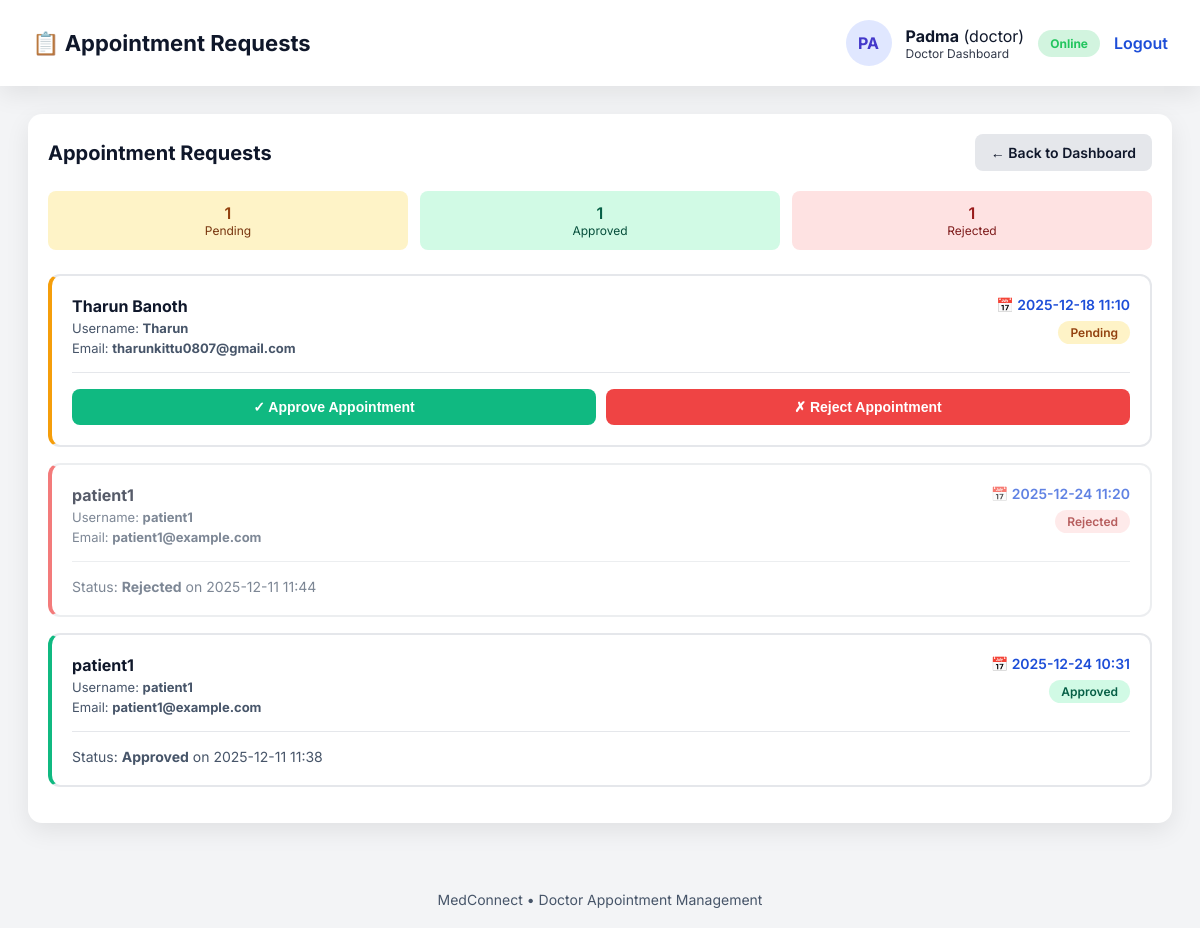
/doctor_appointments (signed in), run on an earlier commit of the app's database.
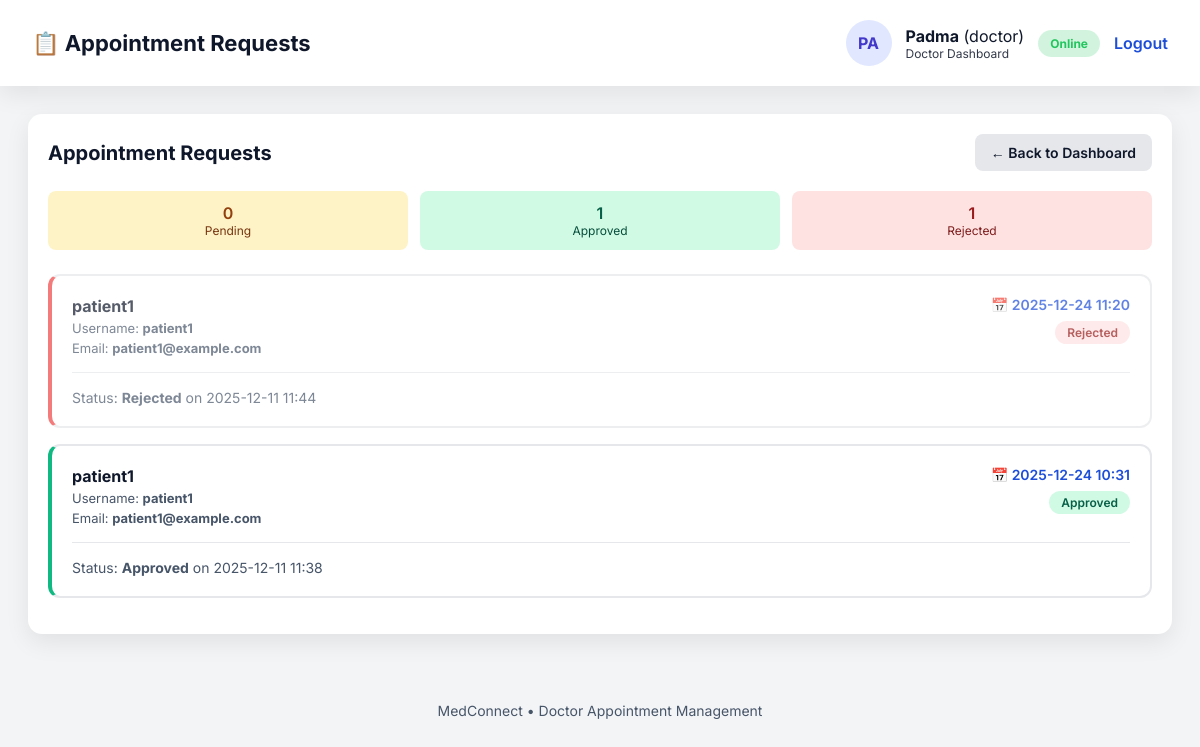
And on a later commit of the database.
### tables this page shows
CREATE TABLE users (
    id INTEGER PRIMARY KEY AUTOINCREMENT,
    username TEXT UNIQUE NOT NULL,
    password_hash TEXT NOT NULL,
    role TEXT CHECK (role IN ('admin','doctor','patient')) NOT NULL,
    email TEXT,
    first_name TEXT,
    last_name TEXT,
    is_verified INTEGER DEFAULT 0
);

CREATE TABLE appointments (
    id INTEGER PRIMARY KEY AUTOINCREMENT,
    patient_id INTEGER NOT NULL,
    doctor_id INTEGER NOT NULL,
    scheduled_at TEXT NOT NULL,
    reason TEXT,
    status TEXT DEFAULT 'pending',
    created_at TEXT NOT NULL,
    FOREIGN KEY (patient_id) REFERENCES users(id),
    FOREIGN KEY (doctor_id) REFERENCES users(id)
);

### app.py (the view)
@app.route("/doctor_appointments")
@require_role("doctor")
def doctor_appointments():
    user = session.get("user")
    doctor_id = _get_user_id(user["username"])
    conn = get_db()
    appointments = conn.execute(
        """SELECT a.id, a.patient_id, a.scheduled_at, a.reason, a.status, a.created_at,
                  u.username, u.first_name, u.last_name, u.email
           FROM appointments a
           JOIN users u ON a.patient_id = u.id
           WHERE a.doctor_id = ?
           ORDER BY a.created_at DESC""",
        (doctor_id,)
    ).fetchall()
    appointment_list = [
        {
            "id": a["id"],
            "patient_id": a["patient_id"],
            "patient_username": a["username"],
            "patient_name": f"{a['first_name']} {a['last_name']}" if a['first_name'] and a['last_name'] else a["username"],
            "patient_email": a["email"],
            "scheduled_at": a["scheduled_at"],
            "reason": a["reason"],
            "status": a["status"],
            "created_at": a["created_at"],
        }
        for a in appointments
    ]
    log_action(user["username"], user["role"], "view_appointments", request.path)
    return render_template("doctor_appointments.html", user=user, appointments=appointment_list)

### app.py (called while the page is built)
def get_db() -> sqlite3.Connection:
    if "db" not in g:
        g.db = sqlite3.connect(app.config["DATABASE"])
        g.db.row_factory = sqlite3.Row
    return g.db

def log_action(user: str, role: str, action: str, endpoint: str) -> None:
    conn = get_db()
    ts = datetime.now(timezone.utc).isoformat()
    conn.execute(
        "INSERT INTO logs (timestamp, user, role, action, endpoint) VALUES (?, ?, ?, ?, ?)",
        (ts, user, role, action, endpoint),
    )
    conn.commit()

def require_role(role: str):
    def wrapper(view):
        @wraps(view)
        def wrapped(*args, **kwargs):
            user = session.get("user")
            if not user or user.get("role") != role:
                return "Access Denied", 403
            log_action(user["username"], user["role"], "access", request.path)
            return view(*args, **kwargs)
        return wrapped
    return wrapper

def _get_user_id(username: str) -> int:
    conn = get_db()
    row = conn.execute("SELECT id FROM users WHERE username = ?", (username,)).fetchone()
    return row["id"] if row else -1

### templates/doctor_appointments.html (shortened to what this page needs)
<!doctype html>
<html lang="en">
<head>
</head>
<body>
    <header>
        <div class="title">📋 Appointment Requests</div>
        <div class="profile">
            <div class="avatar">{{ user.username[:2]|upper }}</div>
            <div>
                <div><strong>{{ user.username }}</strong> ({{ user.role }})</div>
                <div style="font-size:12px; opacity:0.85;">Doctor Dashboard</div>
            </div>
            <span class="status">Online</span>
            <a href="{{ url_for('logout') }}" style="color:#1d4ed8; font-weight:600;">Logout</a>
        </div>
    </header>
    <main>
        <div class="card">
            <div style="display: flex; justify-content: space-between; align-items: center; margin-bottom: 20px;">
                <h3 style="margin: 0;">Appointment Requests</h3>
                <a href="{{ url_for('doctor_dashboard') }}" class="btn btn-back">← Back to Dashboard</a>
            </div>
            {% if appointments %}
                {% set pending_count = appointments|selectattr('status', 'equalto', 'pending')|list|length %}
                {% set approved_count = appointments|selectattr('status', 'equalto', 'approved')|list|length %}
                {% set rejected_count = appointments|selectattr('status', 'equalto', 'rejected')|list|length %}
                <div style="display: grid; grid-template-columns: repeat(auto-fit, minmax(150px, 1fr)); gap: 12px; margin-bottom: 24px;">
                    <div style="background: #fef3c7; padding: 12px; border-radius: 8px; text-align: center;">
                        <div style="font-weight: 600; color: #92400e;">{{ pending_count }}</div>
                        <div style="font-size: 12px; color: #78350f;">Pending</div>
                    </div>
                    <div style="background: #d1fae5; padding: 12px; border-radius: 8px; text-align: center;">
                        <div style="font-weight: 600; color: #065f46;">{{ approved_count }}</div>
                        <div style="font-size: 12px; color: #064e3b;">Approved</div>
                    </div>
                    <div style="background: #fee2e2; padding: 12px; border-radius: 8px; text-align: center;">
                        <div style="font-weight: 600; color: #991b1b;">{{ rejected_count }}</div>
                        <div style="font-size: 12px; color: #7f1d1d;">Rejected</div>
                    </div>
                </div>
                {% for appointment in appointments %}
                <div class="appointment-request {{ appointment.status }}">
                    <div class="header-row">
                        <div class="patient-info">
                            <h4>{{ appointment.patient_name }}</h4>
                            <div class="patient-meta">Username: <strong>{{ appointment.patient_username }}</strong></div>
                            <div class="patient-meta">Email: <strong>{{ appointment.patient_email }}</strong></div>
                        </div>
                        <div style="text-align: right;">
                            <div class="appointment-time">
                                📅 {{ appointment.scheduled_at | replace('T', ' ') }}
                            </div>
                            <div style="margin-top: 8px;">
                                <span class="status-badge {{ appointment.status }}">
                                    {{ appointment.status|title }}
                                </span>
                            </div>
                        </div>
                    </div>
                    {% if appointment.status == 'pending' %}
                    <div class="actions">
                        <form method="POST" action="{{ url_for('approve_appointment', appointment_id=appointment.id) }}" style="flex: 1;">
                            <button type="submit" class="btn btn-approve" style="width: 100%;">✓ Approve Appointment</button>
                        </form>
                        <form method="POST" action="{{ url_for('reject_appointment', appointment_id=appointment.id) }}" style="flex: 1;">
                            <button type="submit" class="btn btn-reject" style="width: 100%;">✗ Reject Appointment</button>
                        </form>
                    </div>
                    {% else %}
                    <div style="padding-top: 16px; border-top: 1px solid #e5e7eb; color: var(--muted); font-size: 14px;">
                        Status: <strong>{{ appointment.status|title }}</strong> on {{ appointment.created_at | replace('T', ' ') | truncate(16, true, '') }}
                    </div>
                    {% endif %}
                </div>
                {% endfor %}
            {% endif %}
        </div>
    </main>
    <footer>
        MedConnect • Doctor Appointment Management
    </footer>
</body>
</html>

### templates/doctor_appointments.html (style rules this page uses)
:root { --bg: #f3f4f6; --card: #ffffff; --primary: #1d4ed8; --text: #0f172a; --muted: #475569; --shadow: 0 8px 24px rgba(0,0,0,0.08); --success: #10b981; --danger: #ef4444; --warning: #f59e0b; }
* { box-sizing: border-box; }
body { font-family: "Inter", Arial, sans-serif; margin: 0; background: var(--bg); color: var(--text); }
a { color: var(--primary); text-decoration: none; }
header { background: #fff; padding: 20px 32px; display: flex; justify-content: space-between; align-items: center; box-shadow: var(--shadow); }
header .title { font-size: 22px; font-weight: 700; }
header .profile { display: flex; align-items: center; gap: 14px; }
header .avatar { width: 46px; height: 46px; border-radius: 50%; background: #e0e7ff; display: grid; place-items: center; font-weight: 700; color: #4338ca; }
.status { padding: 6px 12px; border-radius: 999px; background: rgba(34,197,94,0.2); color: #22c55e; font-size: 12px; font-weight: 700; }
main { padding: 28px; max-width: 1200px; margin: 0 auto; }
.card { background: var(--card); border-radius: 14px; padding: 20px; box-shadow: var(--shadow); margin-bottom: 20px; }
.card h3 { margin: 0 0 20px; font-size: 20px; font-weight: 700; }
.appointment-request { border: 2px solid #e5e7eb; border-radius: 12px; padding: 20px; margin-bottom: 16px; transition: all 0.3s; }
.appointment-request.approved { border-left: 4px solid var(--success); }
.appointment-request.rejected { border-left: 4px solid var(--danger); opacity: 0.7; }
.header-row { display: flex; justify-content: space-between; align-items: flex-start; margin-bottom: 16px; }
.patient-info h4 { margin: 0; font-size: 16px; }
.patient-meta { font-size: 13px; color: var(--muted); margin-top: 4px; }
.appointment-time { font-size: 14px; font-weight: 600; color: var(--primary); }
.status-badge { display: inline-block; padding: 4px 12px; border-radius: 20px; font-size: 12px; font-weight: 600; }
.status-badge.approved { background: #d1fae5; color: #065f46; }
.status-badge.rejected { background: #fee2e2; color: #991b1b; }
.btn { padding: 10px 16px; border-radius: 8px; border: none; cursor: pointer; font-weight: 600; font-size: 14px; transition: 0.2s; }
.btn-back { background: #e5e7eb; color: var(--text); text-decoration: none; }
footer { text-align: center; padding: 20px; color: var(--muted); font-size: 14px; }

What changed in the data, as far as the page shows it:
no longer on this page (row edited): appointments: patient_name "Tharun Banoth", patient_username "Tharun", patient_email "tharunkittu0807@gmail.com", scheduled_at "2025-12-18 11:10", status "Pending"
Also different on the page:
{{ pending_count }}: "1" → "0"
